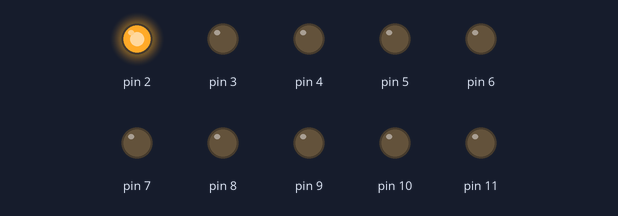
Recording of a sketch running on a simulated Arduino Uno, built with avr-gcc and run on an emulated ATmega328P. On the bench: output pins drawn as LEDs (lit = HIGH).

Above: at 0.05 s.
At 0.65 s:
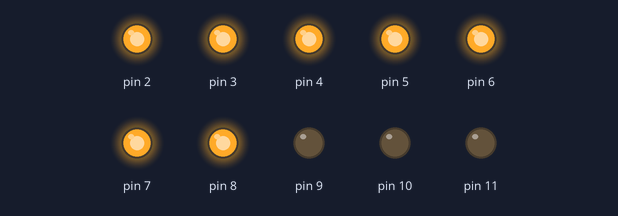
At 1.15 s:
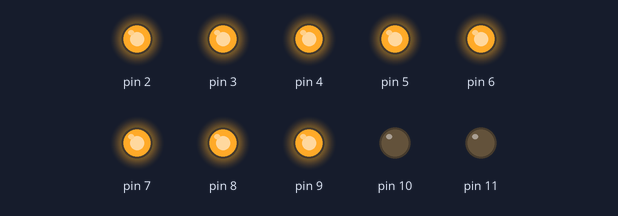
At 2.25 s:
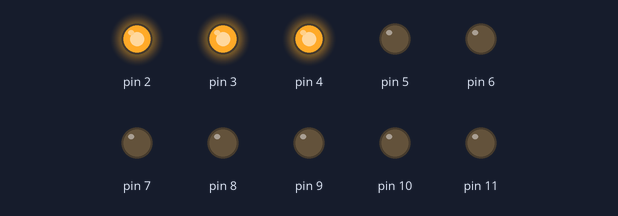
At 3.35 s:
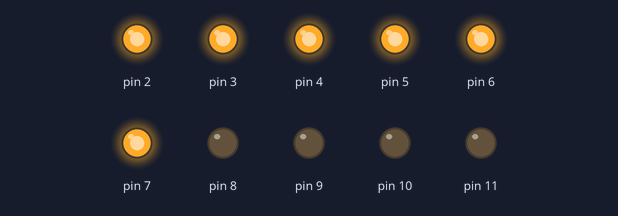
At 4.45 s:
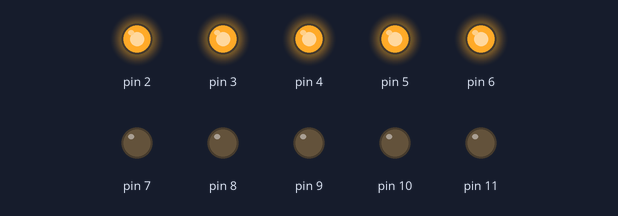
Timing chart, 0 to 4.8 s (numbered marks = the images above):
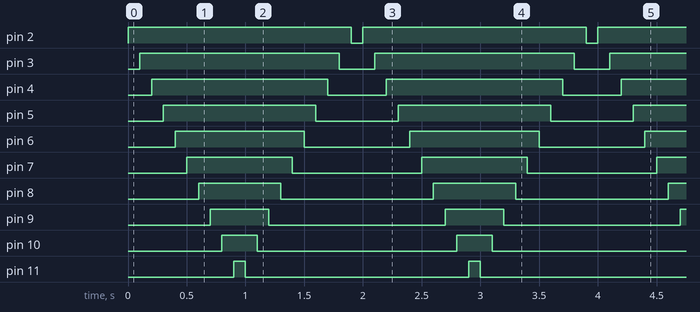

The sketch:

Lab2.ino
```cpp
////////////////// Étape 1 /////////////////////////////////////

// NOTE: toutes les étapes partagent le même montage de la fonction setup()

void setup()
{
    // initialisation des dix premières broches, en commençant par la deuxìème
    for (int i = 2; i < 12; i++)
    pinMode(i, OUTPUT);
}


void loop()
{
/*
    int PAUSE = 100;
    digitalWrite(2, HIGH);
    delay(PAUSE);
    digitalWrite(3, HIGH);
    delay(PAUSE);
    digitalWrite(4, HIGH);
    delay(PAUSE);
    digitalWrite(5, HIGH);
    delay(PAUSE);
    digitalWrite(6, HIGH);
    delay(PAUSE);
    digitalWrite(7, HIGH);
    delay(PAUSE);
    digitalWrite(8, HIGH);
    delay(PAUSE);
    digitalWrite(9, HIGH);
    delay(PAUSE);
    digitalWrite(10, HIGH);
    delay(PAUSE);
    digitalWrite(11, HIGH);
    delay(PAUSE);

    //Ce bloque d'instruction éteint les DEL
    digitalWrite(11, LOW);
    delay(PAUSE);
    digitalWrite(10, LOW);
    delay(PAUSE);
    digitalWrite(9, LOW);
    delay(PAUSE);
    digitalWrite(8, LOW);
    delay(PAUSE);
    digitalWrite(7, LOW);
    delay(PAUSE);
    digitalWrite(6, LOW);
    delay(PAUSE);
    digitalWrite(5, LOW);
    delay(PAUSE);
    digitalWrite(4, LOW);
    delay(PAUSE);
    digitalWrite(3, LOW);
    delay(PAUSE);
    digitalWrite(2, LOW);
    delay(PAUSE);

    */

    ////////////////// Étape 2 /////////////////////////////////////

    /*
    //  Début du programme SECTION 2.
    int delayTime = 100;   // Délai entre action des DEL

    //Ce bloque d'instructions allume les 8 DEL. Effet chenillard.
    for (int i = 2; i < 12; i++) { // Allume une DEL après l'autre en débutant par la DEL à la broche 2.
        digitalWrite(i, HIGH);    //  allume DEL i
        delay(delayTime);          // Délai entre chaque action pour allumer une DEL
    }                                         // On boucle 8 fois pour 8 DEL.

    //Ce bloque d'instruction pour éteindre les 8 DEL. On éteint en premier la DEL de la broche 9.
    for (int i = 11; i > 1; i--){  // Le bloc est exécuté 8 fois. On décrémente de 1 à chaque passage.
        digitalWrite(i, LOW);
        delay(delayTime);         // Délai entre chaque action
    }
    */

    ////////////////// Étape 3 /////////////////////////////////////

    /*
    //Début programme SECTION 3
    int temps = 100; //Délai entre chaque action des DEL.
    for (int i = 2; i < 12; i++)
    {
      int precedent = i - 1;  // La DEL éteinte est une position de moins que celle pointé par i.
      if(i == 2)
      {
        precedent = 11;        // Si i=2 on initialise la variable DELoff (valeur du dernier DEL).
      }
      digitalWrite(i, HIGH);     // Allume la DEL qui est pointé par i
      digitalWrite(precedent, LOW); // Éteint la DEL qui est pointé par DELoff
      delay(temps);
    }
    */

    ////////////////// Étape 4 /////////////////////////////////////

    int delayTime = 100;   // Délai entre action des DEL

    //Ce bloque d'instructions allume les 10 DEL. Effet chenillard.
    int i = 2;
    while (i < 12) // on répète 10 fois
    {
        // Allume une DEL après l'autre en débutant par la DEL à la broche 2.
        digitalWrite(i, HIGH);     //  allume DEL i
        delay(delayTime);          // Délai entre chaque action pour allumer une DEL
        i++;
    }

    //Ce bloque d'instruction pour éteindre les 8 DEL. On éteint en premier la DEL de la broche 9.
    i = 11; // on reinitialise la variable i

    while (i > 1)
    {
      // Le bloc est exécuté 8 fois. On décrémente de 1 à chaque passage.
        digitalWrite(i, LOW);
        delay(delayTime);         // Délai entre chaque action
        i--;
    }
} // Fin de la fonction loop()
```

Measured:
- by itself, pin 2: alternates HIGH for 1.9 s and LOW for 0.10 s
- by itself, pin 3: alternates HIGH for 1.7 s and LOW for 0.30 s
- by itself, pin 4: alternates HIGH for 1.5 s and LOW for 0.50 s
- by itself, pin 5: alternates HIGH for 1.3 s and LOW for 0.70 s
- by itself, pin 6: alternates HIGH for 1.1 s and LOW for 0.90 s
- by itself, pin 7: alternates HIGH for 0.90 s and LOW for 1.1 s
- by itself, pin 8: alternates HIGH for 0.70 s and LOW for 1.3 s
- by itself, pin 9: alternates HIGH for 0.50 s and LOW for 1.5 s
